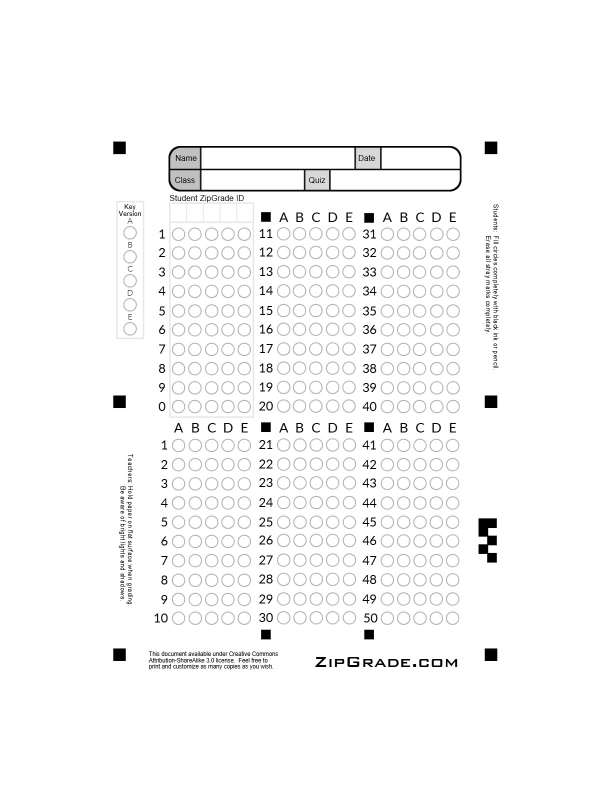
#> input picture omr_engine/assets/new.jpg, 1224 x 1584 px (shown at 1/2 size)
$ python export_live_fixtures.py
#> lines starting #> are read from the running program, lines starting #| are printed output that depends on the picture; after the words box and inside, x2 and y2 are one past the last pixel; in counts of white or black regions, pixels touching at a corner belong together
### omr_engine/image_normalizer.py
import cv2
import numpy as np


class ImageNormalizer:
    """
    ImageNormalizer standardizes OMR sheet images before processing.
    Handles scale normalization, noise reduction, smooth illumination flattening,
    and adaptive contrast stretching without distorting bubble fill ratios.
    """

    def __init__(
        self,
        max_dimension: int = 1600,
        enable_illumination_correction: bool = True,
        enable_contrast_stretch: bool = True,
        enable_denoise: bool = True,
    ):
#> in main, img is the input picture: shape (1584, 1224, 3); min 0, max 255, mean 248.2
        self.max_dimension = max_dimension
        self.enable_illumination_correction = enable_illumination_correction
        self.enable_contrast_stretch = enable_contrast_stretch
        self.enable_denoise = enable_denoise

    def resize_standard(self, image: np.ndarray) -> np.ndarray:
        """
        Resizes image down to max_dimension while preserving aspect ratio.
        If image dimensions are within bounds, returns original image.
        """
        if image is None or image.size == 0:
            return image

        h, w = image.shape[:2]
        max_side = max(h, w)

        if max_side <= self.max_dimension:
            return image

        scale = self.max_dimension / float(max_side)
        new_w = int(w * scale)
        new_h = int(h * scale)

        return cv2.resize(image, (new_w, new_h), interpolation=cv2.INTER_AREA)

    def denoise(self, image: np.ndarray) -> np.ndarray:
        """
        Applies subtle bilateral noise reduction to smooth camera sensor grain
        without smearing sharp edges of alignment boxes or bubbles.
        """
        if image is None or not self.enable_denoise:
            return image

        return cv2.bilateralFilter(image, d=5, sigmaColor=35, sigmaSpace=35)

    def correct_illumination(self, gray: np.ndarray) -> np.ndarray:
        """
        Smooth illumination flattening using large Gaussian background estimation.
        Eliminates shadows and gradient falloff without creating blocky artifacts.
        """
        if gray is None or not self.enable_illumination_correction:
            return gray

        h, w = gray.shape[:2]
        # Smooth Gaussian background blur (kernel size ~ 10% of min dimension, odd number)
        ksize = max(51, int(min(h, w) * 0.10))
        if ksize % 2 == 0:
            ksize += 1

        background = cv2.GaussianBlur(gray, (ksize, ksize), 0)
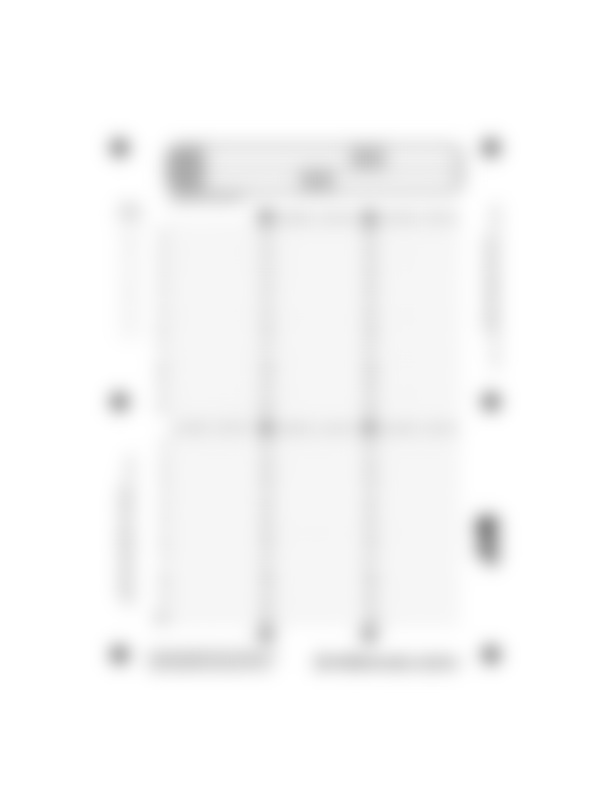
#> background: shape (1584, 1224) (shown at 1/2 size); min 145, max 255, mean 248.5
        background = np.maximum(background, 1).astype(np.float32)

        # Divide gray by background and scale to target mean background (240)
        normalized = np.uint8(np.clip((gray.astype(np.float32) / background) * 240.0, 0, 255))
        return normalized

    def contrast_stretch(self, gray: np.ndarray) -> np.ndarray:
        """
        Percentile contrast stretching (1st to 99th percentile) to normalize overall brightness
        and deepen blacks without distorting local tile fill ratios.
        """
        if gray is None or not self.enable_contrast_stretch:
            return gray

        p_low, p_high = np.percentile(gray, (1, 99))
#> p_low = 2; p_high = 255
        if p_high <= p_low:
            return gray

        stretched = np.clip((gray.astype(np.float32) - p_low) * 255.0 / (p_high - p_low), 0, 255)
        return np.uint8(stretched)
#> returned value: shape (1584, 1224)

    # [19 lines left out: function to_normalized_grayscale, not called in this run]

    def normalize(self, image: np.ndarray) -> np.ndarray:
        """
        Full color image normalization pipeline.
        Normalizes luminance channel in LAB color space and returns BGR image.
        """
        if image is None or image.size == 0:
            return image

        resized = self.resize_standard(image)
        denoised = self.denoise(resized)

        if len(denoised.shape) == 2:
            norm_gray = self.to_normalized_grayscale(denoised)
            return cv2.cvtColor(norm_gray, cv2.COLOR_GRAY2BGR)

        lab = cv2.cvtColor(denoised, cv2.COLOR_BGR2LAB)
        l_channel, a_channel, b_channel = cv2.split(lab)

        l_corrected = self.correct_illumination(l_channel)
        l_stretched = self.contrast_stretch(l_corrected)

        merged_lab = cv2.merge([l_stretched, a_channel, b_channel])
#> merged_lab: shape (1584, 1224, 3); mean of channels 0, 1, 2 237.6, 128, 128
        normalized_bgr = cv2.cvtColor(merged_lab, cv2.COLOR_LAB2BGR)
        return normalized_bgr

### omr_engine/omr.py
import cv2
import numpy as np
import json
import os
import base64
from typing import Optional, Dict, Any, List, Tuple
from image_normalizer import ImageNormalizer

COORDS_ZIPGRADE_PATH = os.path.join(os.path.dirname(__file__), "coordinates.json")
COORDS_EDUASSESS_PATH = os.path.join(os.path.dirname(__file__), "eduassess_coordinates.json")


class OMRCornerDetectionError(Exception):
    """Exception raised when the 4 corners of the sheet cannot be found or are invalid."""
    pass


class OMRTemplateVerificationError(Exception):
    """Exception raised when the warped sheet does not match the expected template or orientation."""
    pass


class OMREngine:
    def __init__(self, normalizer: Optional[ImageNormalizer] = None):
        self.normalizer = normalizer or ImageNormalizer()
        self._cached_coords: Dict[str, Any] = {}

    # [22 lines left out: function _load_coordinates, not called in this run]

    def detect_corners(self, image: np.ndarray) -> List[List[float]]:
        """
        Finds the 4 outermost black square markers in the image with multi-tier robustness.
        Returns sorted corners: [Top-Left, Top-Right, Bottom-Left, Bottom-Right]
        """
        if len(image.shape) == 3:
            gray = cv2.cvtColor(image, cv2.COLOR_BGR2GRAY)
        else:
            gray = image.copy()

        blurred = cv2.GaussianBlur(gray, (5, 5), 0)
        img_area = float(image.shape[0] * image.shape[1])
        min_dim = float(min(image.shape[0], image.shape[1]))

        min_marker_area = max(50.0, 0.00003 * img_area)
        max_marker_area = 0.025 * img_area

        # Prepare binarization methods in priority order:
        # 1. Otsu thresholding (ideal for uniform scans & templates without merging nearby text)
        _, thresh_otsu = cv2.threshold(blurred, 0, 255, cv2.THRESH_BINARY_INV + cv2.THRESH_OTSU)
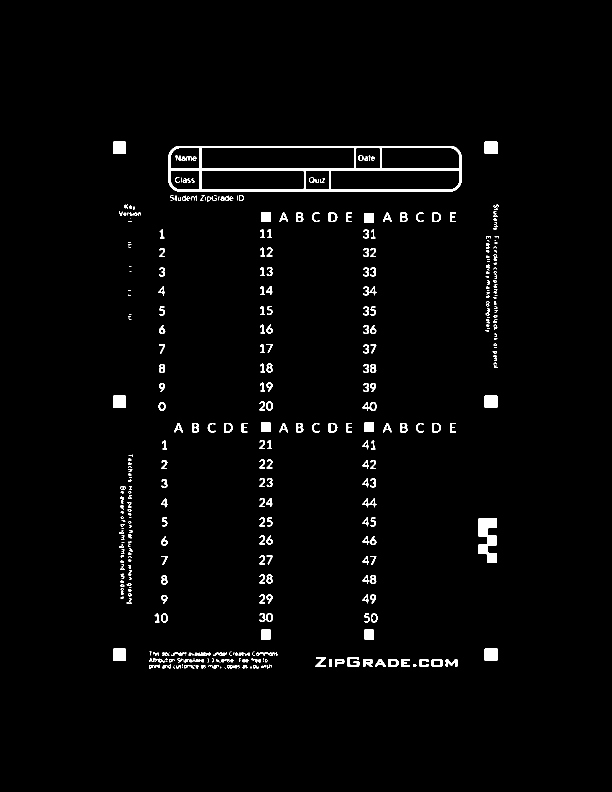
#> thresh_otsu: shape (1584, 1224) (shown at 1/2 size); 2% white; 408 white regions (120 under 20 px), largest, box (x1, y1, x2, y2) and area: (337, 292, 923, 383) 8507, (957, 1036, 994, 1125) 2168, (226, 283, 252, 308) 647

        # 2. Adaptive thresholding with standard 21-pixel window (ideal for real camera photos)
        thresh_adapt_21 = cv2.adaptiveThreshold(
            blurred, 255, cv2.ADAPTIVE_THRESH_GAUSSIAN_C, cv2.THRESH_BINARY_INV, 21, 3
        )
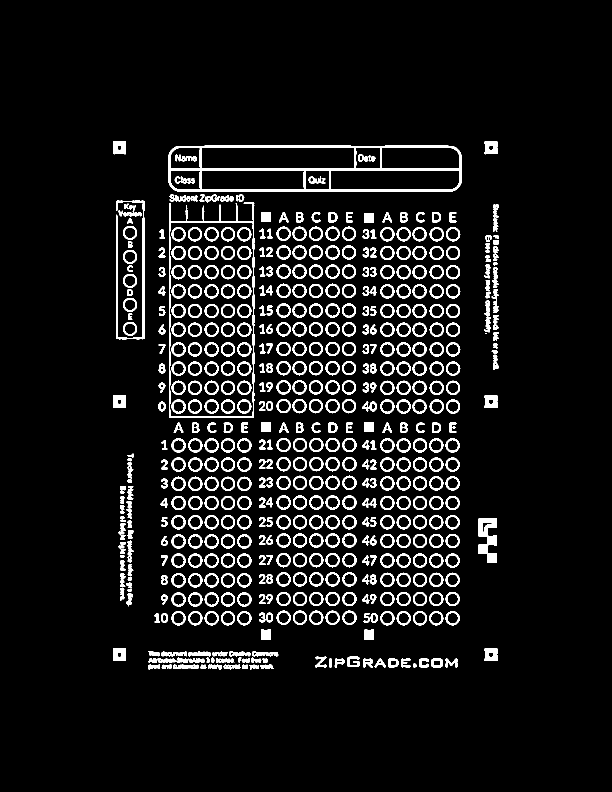
#> thresh_adapt_21: shape (1584, 1224) (shown at 1/2 size); 7.5% white; 584 white regions (4 under 20 px), largest, box (x1, y1, x2, y2) and area: (337, 291, 924, 384) 9379, (338, 404, 509, 836) 3921, (232, 401, 289, 679) 2364

        # 3. Adaptive thresholding with proportional window
        bs = max(15, int(min_dim / 40) * 2 + 1)
        thresh_adapt_prop = cv2.adaptiveThreshold(
            blurred, 255, cv2.ADAPTIVE_THRESH_GAUSSIAN_C, cv2.THRESH_BINARY_INV, bs, 3
        )
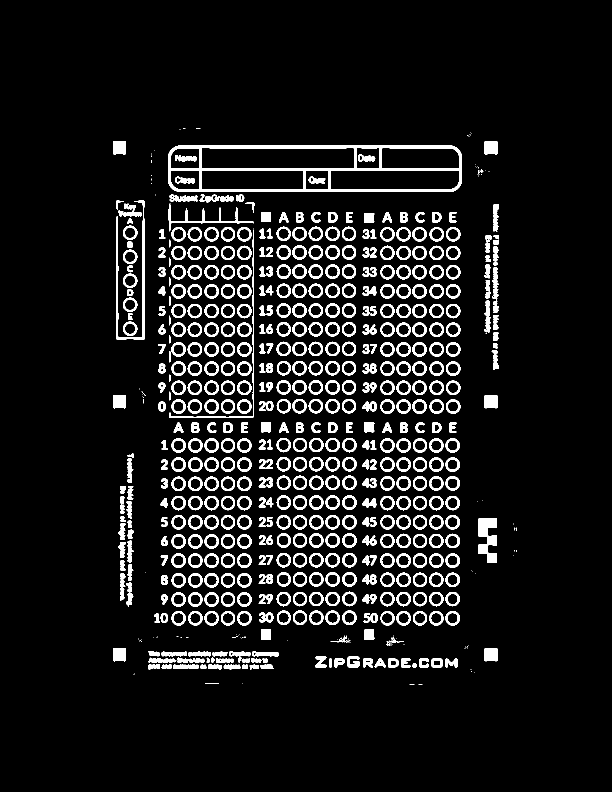
#> thresh_adapt_prop: shape (1584, 1224) (shown at 1/2 size); 8.6% white; 659 white regions (97 under 20 px), largest, box (x1, y1, x2, y2) and area: (336, 291, 924, 384) 11961, (232, 401, 290, 679) 2482, (956, 1036, 994, 1126) 2154

        methods = [thresh_otsu, thresh_adapt_21, thresh_adapt_prop]

        for thresh in methods:
            contours, _ = cv2.findContours(thresh, cv2.RETR_EXTERNAL, cv2.CHAIN_APPROX_SIMPLE)
            candidates: List[Tuple[int, int]] = []

            for c in contours:
                x, y, w, h = cv2.boundingRect(c)
                area = cv2.contourArea(c)
                ar = float(w) / h if h > 0 else 0
                sol = float(area) / (w * h) if (w * h) > 0 else 0

                if (0.70 <= ar <= 1.35) and (sol >= 0.76) and (min_marker_area <= area <= max_marker_area):
                    M = cv2.moments(c)
                    if M["m00"] > 0:
                        cx = int(M["m10"] / M["m00"])
                        cy = int(M["m01"] / M["m00"])
                        candidates.append((cx, cy))

            if len(candidates) < 4:
                continue

            pts = np.array(candidates, dtype=np.float32)

            tl_idx = int(np.argmin(pts[:, 0] + pts[:, 1]))
            br_idx = int(np.argmax(pts[:, 0] + pts[:, 1]))
            tr_idx = int(np.argmax(pts[:, 0] - pts[:, 1]))
            bl_idx = int(np.argmax(pts[:, 1] - pts[:, 0]))

            indices = {tl_idx, tr_idx, bl_idx, br_idx}
            if len(indices) < 4:
                sorted_by_y = sorted(candidates, key=lambda c: c[1])
                top_two = sorted(sorted_by_y[:2], key=lambda c: c[0])
                bottom_two = sorted(sorted_by_y[-2:], key=lambda c: c[0])
                tl = [float(top_two[0][0]), float(top_two[0][1])]
                tr = [float(top_two[-1][0]), float(top_two[-1][1])]
                bl = [float(bottom_two[0][0]), float(bottom_two[0][1])]
                br = [float(bottom_two[-1][0]), float(bottom_two[-1][1])]
            else:
                tl = pts[tl_idx].tolist()
                tr = pts[tr_idx].tolist()
                bl = pts[bl_idx].tolist()
                br = pts[br_idx].tolist()

            # Geometric sanity check
            w_top = np.linalg.norm(np.array(tr) - np.array(tl))
            w_bot = np.linalg.norm(np.array(br) - np.array(bl))
            h_left = np.linalg.norm(np.array(bl) - np.array(tl))
            h_right = np.linalg.norm(np.array(br) - np.array(tr))

            if (
                w_top >= min_dim * 0.35
                and w_bot >= min_dim * 0.35
                and h_left >= min_dim * 0.35
                and h_right >= min_dim * 0.35
            ):
                return self.identify_template_corners(image, [tl, tr, bl, br])
#> this loop made 1 pass
#> (tl_idx, br_idx, tr_idx, bl_idx, w_top, w_bot, h_left, h_right) on pass 1: (21, 0, 20, 1, 743, 743, 1014, 1013)
#> pass 1, in identify_template_corners, `warped_test = cv2.warpPerspective(gray, M, (850, 1100), flags=cv2.INTE..`:
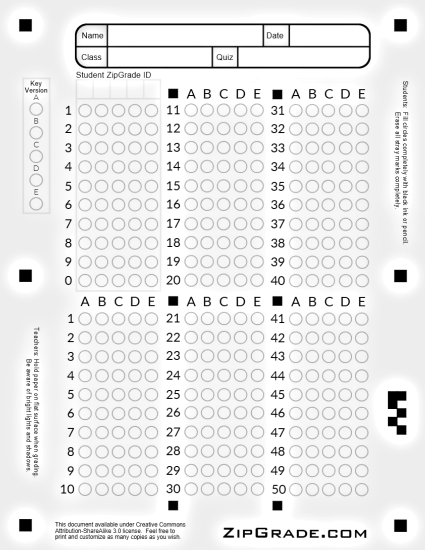
#> warped_test: shape (1100, 850) (shown at 1/2 size); min 0, max 255, mean 234.7
#> pass 1, in identify_template_corners, `_, th = cv2.threshold(warped_test, 128, 255, cv2.THRESH_BINARY_INV)`:
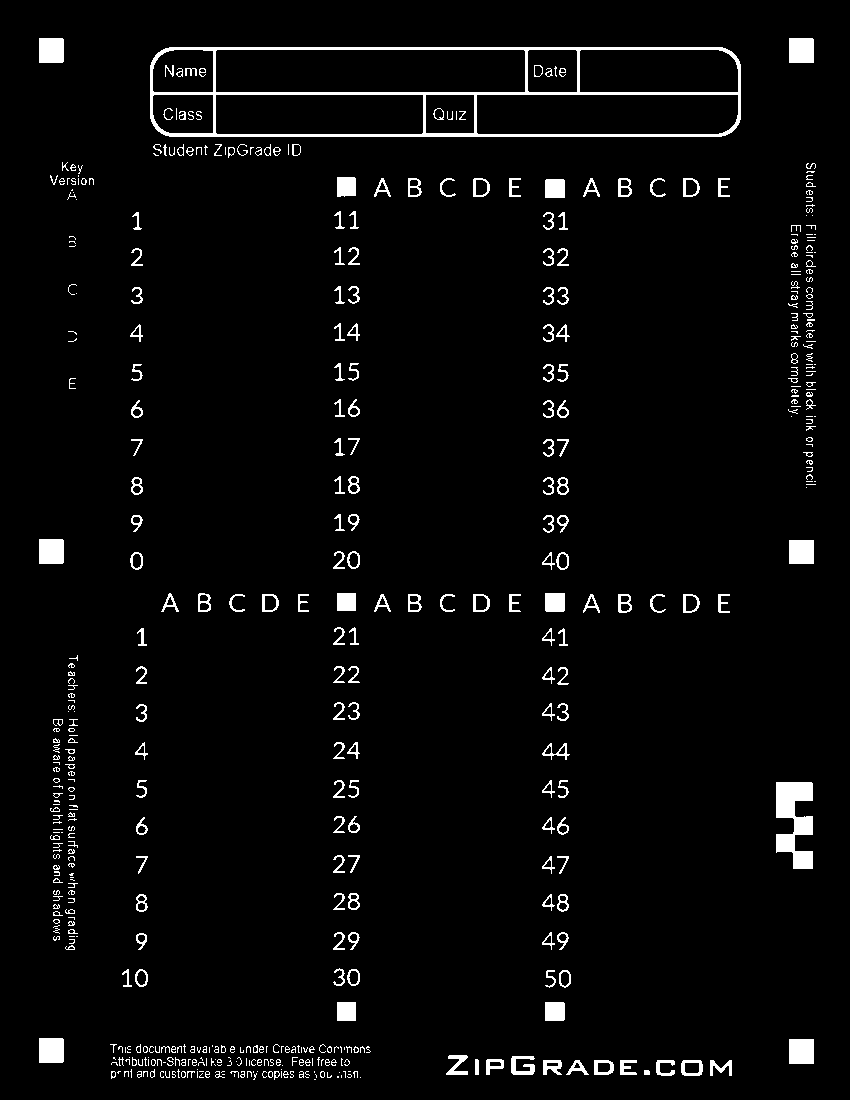
#> th: shape (1100, 850); 3.5% white; 512 white regions (260 under 20 px), largest, box (x1, y1, x2, y2) and area: (150, 47, 741, 137) 6655, (776, 782, 813, 869) 2079, (789, 1039, 814, 1064) 625

        # Tier 4 Fallback: Canny Edge Detection + 4-Corner Polygon Approximation
        # (Isolates the structural rectangular boundaries of the MCQ paper, following the live OMR methodology)
        canny_corners = self._detect_sheet_contour_canny(blurred, min_dim, img_area)
        if canny_corners is not None:
            return self.identify_template_corners(image, canny_corners)

        raise OMRCornerDetectionError(
            "Failed to find all 4 corner markers. "
            "Ensure the sheet is flat, fully visible, and corner squares are not obscured."
        )

    # [43 lines left out: function _detect_sheet_contour_canny, not called in this run]

    def identify_template_corners(self, image: np.ndarray, raw_corners: List[List[float]]) -> List[List[float]]:
        """
        Identifies which marker corresponds to each template corner
        [Top-Left, Top-Right, Bottom-Left, Bottom-Right] by checking the quad's
        geometric aspect ratio and printed asymmetric template features (header text,
        Student ID block, bottom fiducials/track), rather than rotating blindly by 180 degrees.
        """
        pts = np.array(raw_corners, dtype=np.float32)
        if len(pts) != 4:
            return raw_corners

        # 1. Order points cyclically (clockwise) around their centroid
        center = np.mean(pts, axis=0)
        angles = np.arctan2(pts[:, 1] - center[1], pts[:, 0] - center[0])
        cw_pts = pts[np.argsort(angles)]

        # 2. Measure perimeter edge lengths
        # Template width between markers is 750, height is 1000.
        # Height is ~1.33x Width, so the shorter pair is Top/Bottom and longer pair is Left/Right.
        l0 = float(np.linalg.norm(cw_pts[1] - cw_pts[0]))
        l1 = float(np.linalg.norm(cw_pts[2] - cw_pts[1]))
        l2 = float(np.linalg.norm(cw_pts[3] - cw_pts[2]))
        l3 = float(np.linalg.norm(cw_pts[0] - cw_pts[3]))

        avg_02 = (l0 + l2) / 2.0
        avg_13 = (l1 + l3) / 2.0

        candidates = [0, 2] if avg_02 <= avg_13 else [1, 3]

        dst_pts = np.array([[50, 50], [800, 50], [800, 1050], [50, 1050]], dtype=np.float32)
        gray = cv2.cvtColor(image, cv2.COLOR_BGR2GRAY) if len(image.shape) == 3 else image

        start_idx = candidates[0]
        cand_pts = [
            cw_pts[start_idx].tolist(),
            cw_pts[(start_idx + 1) % 4].tolist(),
            cw_pts[(start_idx + 2) % 4].tolist(),
            cw_pts[(start_idx + 3) % 4].tolist(),
        ]
        M = cv2.getPerspectiveTransform(np.array(cand_pts, dtype=np.float32), dst_pts)
        warped_test = cv2.warpPerspective(gray, M, (850, 1100), flags=cv2.INTER_LINEAR)
        _, th = cv2.threshold(warped_test, 128, 255, cv2.THRESH_BINARY_INV)

        # Asymmetric feature checks on the single warped candidate:
        # 1. Top header strip (Title, Name, Date) vs Bottom strip
        top_strip = float(np.mean(th[60:160, 100:750])) / 255.0
        bot_strip = float(np.mean(th[940:1040, 100:750])) / 255.0

        # 2. Student ID header
        sid_hdr = float(np.mean(th[150:230, 80:400])) / 255.0

        # 3. EduAssess bottom divider squares at y=1056
        r = 14
        edu_m1 = float(np.mean(th[1056 - r:1056 + r, 314 - r:314 + r])) / 255.0
        edu_m2 = float(np.mean(th[1056 - r:1056 + r, 538 - r:538 + r])) / 255.0
        edu_bot = (edu_m1 + edu_m2) / 2.0

        # 4. ZipGrade bottom timing track vs clean top margin
        bot_track = float(np.mean(th[1055:1085, 400:720])) / 255.0
        top_track = float(np.mean(th[15:45, 400:720])) / 255.0

        score = (
            (top_strip - bot_strip) * 3.5
            + sid_hdr * 2.0
            + (edu_bot if edu_bot > 0.25 else 0.0)
            + (bot_track - top_track)
        )

        if score >= 0:
            return [cand_pts[0], cand_pts[1], cand_pts[3], cand_pts[2]]
        else:
            return [cand_pts[2], cand_pts[3], cand_pts[1], cand_pts[0]]

    def warp_image(self, image: np.ndarray, corners: List[List[float]]) -> np.ndarray:
        """Warps the source image to a standardized 850x1100 view using detected corners."""
        src_pts = np.array(corners, dtype=np.float32)
#> src_pts = [[238, 295], [981, 295], [238, 1309], [981, 1308]]
        dst_pts = np.array([
            [50, 50],
            [800, 50],
            [50, 1050],
            [800, 1050]
        ], dtype=np.float32)

        M = cv2.getPerspectiveTransform(src_pts, dst_pts)
#> M = [[1.01, 7.03e-18, -189.9], [-6.63e-05, 0.986, -240.8], [-1.33e-06, -1.87e-20, 1]]
        warped = cv2.warpPerspective(image, M, (850, 1100))
        return warped

    # [550 lines left out: functions verify_template, detect_template_type, check_and_correct_rotation, grade_sheet, create_ar_grading_overlay, extract_answers, not called in this run]

### omr_engine/scripts/export_live_fixtures.py
"""Export real warped OMR sheets (850x1100 grayscale, raw uint8) as fixtures for the
browser-side evaluator test (Frontend/scripts/verifyOmrEvaluation.ts).

The warp uses the same destination geometry as the live worker: detected corner-marker
centres -> (50,50), (800,50), (800,1050), (50,1050).

Usage (from omr_engine/):
    .\\.venv\\Scripts\\python.exe scripts\\export_live_fixtures.py
"""
import os
import sys

import cv2

HERE = os.path.dirname(os.path.abspath(__file__))
ENGINE_DIR = os.path.dirname(HERE)
sys.path.insert(0, ENGINE_DIR)

from omr import OMREngine  # noqa: E402

OUT_DIR = os.path.join(os.path.dirname(ENGINE_DIR), "Frontend", "scripts", "fixtures")

FIXTURES = {
    # Blank ZipGrade 50 sheet (no marks): used for blank / single / multi semantics.
    "zipgrade_blank": "new.jpg",
    # Marked EduAssess 6980 sheet: used to verify the live scanner rejects a layout
    # whose bubble coordinates it does not have.
    "eduassess_marked": "c240032.jpeg",
}


def main() -> None:
    engine = OMREngine()
    os.makedirs(OUT_DIR, exist_ok=True)
    for name, asset in FIXTURES.items():
        img = cv2.imread(os.path.join(ENGINE_DIR, "assets", asset))
        if img is None:
            raise SystemExit(f"Missing asset: {asset}")
        img = engine.normalizer.normalize(img)
        warped = engine.warp_image(img, engine.detect_corners(img))
        gray = cv2.cvtColor(warped, cv2.COLOR_BGR2GRAY)
        assert gray.shape == (1100, 850), gray.shape
        path = os.path.join(OUT_DIR, f"{name}.gray")
        gray.tofile(path)
        print(f"wrote {path} ({gray.shape[1]}x{gray.shape[0]})")
#| wrote Frontend/scripts/fixtures/zipgrade_blank.gray (850x1100)


if __name__ == "__main__":
    main()
